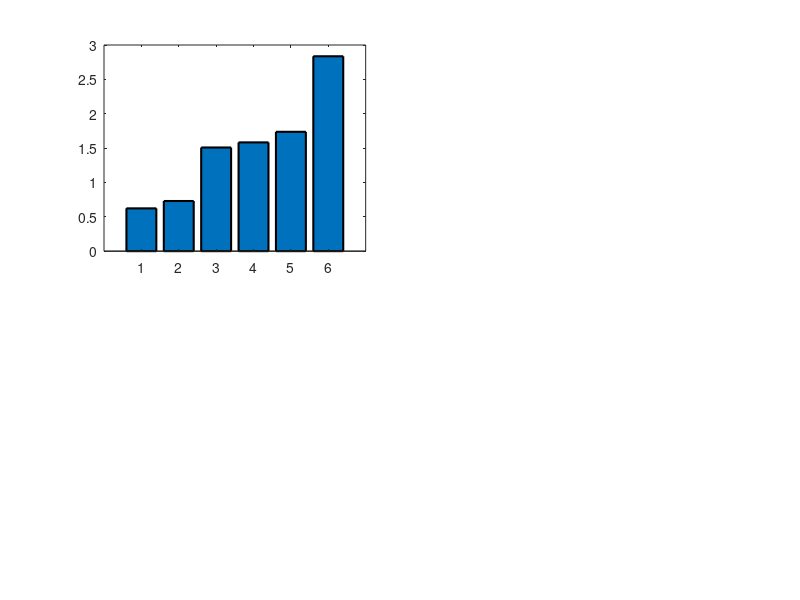

Write MATLAB code to recreate this figure. (Note: this script raises an error after producing the figure.)
%% Analysis code for: The status of vernier acuity following late sight 
%  onset (Vogelsang et al., under review) 

%% PART 1: SETUP
%% Folders and paths
clear all; close all; 
results_dir = 'figures';
mkdir(results_dir); 

%% Extract data
load("datafiles.mat");
n_prakash_timepoints = size(prakash_vernier_all, 2); % Longitudinal timepoints
n_prakash = size(prakash_vernier_all, 1); % Nr. of Prakash patients

% Prakash data: mean + standard error
prakash_resacuity_mean = mean(prakash_resacuity_all, 'omitnan');
prakash_vernier_mean = mean(prakash_vernier_all, 'omitnan');
prakash_resacuity_se = std(prakash_resacuity_all, 'omitnan')./sqrt(sum(~isnan(prakash_resacuity_all)));
prakash_vernier_se = std(prakash_vernier_all, 'omitnan')./sqrt(sum(~isnan(prakash_vernier_all)));

% Control data: mean + standard error
control_200_vernier_mean = mean(control_200_vernier, 'omitnan');
control_200_vernier_se = std(control_200_vernier, 'omitnan')./sqrt(sum(~isnan(control_200_vernier)));
control_500_vernier_mean = mean(control_500_vernier, 'omitnan');
control_500_vernier_se = std(control_500_vernier, 'omitnan')./sqrt(sum(~isnan(control_500_vernier)));

%% PART 2: MAKE FIGURES
% Constants for figures
figFontSize = 12;
plot_colors_vec = [70, 6, 23; 
                  157, 2, 8;
                  210, 10, 2;
                  226, 60, 4;
                  242, 130, 6;
                  255 186 8;
                  70, 150, 230]./255;
plot_gray_vec = [0.4, 0.4, 0.4];

%% Figure 1
fig = figure('Position', [20, 70, 800, 600]); 

% Panel C (Resolution Acuity) & Panel D (Vernier Acuity)
acuity_mean = {prakash_resacuity_mean, prakash_vernier_mean};
acuity_se = {prakash_resacuity_se, prakash_vernier_se};
acuity_names = {'Resolution', 'Vernier'};
acuity_units = {'(c/deg)', '(1/min)'};
for i = 1:2
    subplot(2, 2, i);
    b = bar(1:n_prakash_timepoints, acuity_mean{i}, 'Linewidth', 1.5);
    b.FaceColor = 'flat';
    b.CData = plot_colors_vec(1:n_prakash_timepoints, :);
    hold on; 
    errorbar(1:n_prakash_timepoints, acuity_mean{i}, acuity_se{i}, ...
            'x', 'Color', plot_gray_vec, 'Linewidth', 1.5);
    title(strcat(acuity_names{i}, ' acuity means'));
    ylabel(strcat(acuity_names{i}, " acuity ", acuity_units{i}));
    xlabel('Timepoint')
    ax = gca; 
    ax.FontSize = figFontSize;
end

% Panel E: Scatter plot
subplot(2, 2, 3); 
scatter(prakash_resacuity_mean, prakash_vernier_mean, 80, ...
    plot_colors_vec(1:n_prakash_timepoints, :), 'filled', 'Linewidth', 2);
xlabel('Resolution acuity (c/deg)');
ylabel('Vernier acuity (1/min)'); 
title(strcat("Longitudinal means"))
ax = gca; 
ax.FontSize = figFontSize; 
ax.XLim(1) = 0; 
ax.YLim(1) = 0;
grid on;
hold on;
plot([0, 15], [0, 0.5], '--', 'Color', plot_gray_vec, 'LineWidth', 2);
xlim([0 15])

% Panel F: Individual data at timepoint 6
subplot(2, 2, 4);
t = 6;
scatter(prakash_resacuity_all(:, t), prakash_vernier_all(:, t), 40, ...
    plot_colors_vec(t, :), 'Linewidth', 2);
title("Indiv. data at final timepoint");
xlabel('Resolution acuity (c/deg)');
ylabel('Vernier acuity (1/min)');
ax = gca;
ax.FontSize = figFontSize;
ax.XLim = [0, ceil(max(prakash_resacuity_all(:)))]; 
ax.YLim = [0, ceil(max(prakash_vernier_all(:)))];
grid on;
hold on;
plot([0, 30], [0, 1], '--', 'Color', plot_gray_vec, 'LineWidth', 2);
xlim([0 30]);

saveas(fig, fullfile(results_dir, 'figure1.png'));

%% Supplementary Figure 1
fig = figure('Position', [20, 70, 600, 700]);
colorResacuity = [0.35 0.35 0.35]; 
colorVernier = [63, 152, 43]./255;

% For each participant:
for i = 1:n_prakash
    subplot(5, 2, i);
    
    % First y-axis (left side)
    yyaxis left;
    plot(1:n_prakash_timepoints, prakash_resacuity_all(i, :), 'o-', 'Color', ...
        colorResacuity, 'LineWidth', 2, 'MarkerFaceColor', colorResacuity);
    ylabel('Resolution');
    ylim([0 5]);
    yticks([0 5]);
    set(gca, 'ycolor', colorResacuity); 
    
    % Second y-axis (right side)
    yyaxis right;
    plot(1:n_prakash_timepoints, prakash_vernier_all(i, :), 'd-', 'Color', ...
        colorVernier, 'LineWidth', 2, 'MarkerFaceColor', colorVernier);
    ylabel('Vernier');
    ylim([0 1]);
    set(gca, 'ycolor', colorVernier); 
    yticks([0 1]);

    % Handling NaNs: plotting dashed lines between points adjacent to NaNs
    hold on;
    for k = 1:n_prakash_timepoints-1
        if isnan(prakash_resacuity_all(i, k)) && ~isnan(prakash_resacuity_all(i, k+1))
            start_idx = k;
            while isnan(prakash_resacuity_all(i, start_idx)) && start_idx > 1
                start_idx = start_idx - 1;
            end
            if start_idx < k 
                yyaxis left;
                plot([start_idx k+1], prakash_resacuity_all(i, [start_idx k+1]), ...
                    '--', 'Color', colorResacuity, 'LineWidth', 2);
            end
        end
        if isnan(prakash_vernier_all(i, k)) && ~isnan(prakash_vernier_all(i, k+1))
            start_idx = k;
            while isnan(prakash_vernier_all(i, start_idx)) && start_idx > 1
                start_idx = start_idx - 1;
            end
            if start_idx < k 
                yyaxis right;
                plot([start_idx k+1], prakash_vernier_all(i, [start_idx k+1]), ...
                    '--', 'Color', colorVernier, 'LineWidth', 2);
            end
        end
    end
    xlim([1 n_prakash_timepoints]);
    xticks(1:n_prakash_timepoints);
    if i == 9 || i == 10
        xlabel('Timepoints');
    else
        xlabel('');
    end
title(strcat("Participant ",num2str(i)))
ax = gca; ax.FontSize = 11;
end

saveas(fig, fullfile(results_dir, 'supplementary_fig1.png'));

%% Supplementary Figure 2
fig = figure('Position', [20, 70, 1250, 700]); 
for t = 1:n_prakash_timepoints
    corrval = corrcoef(prakash_vernier_all(:, t), ...
        prakash_resacuity_all(:, t), 'rows', 'complete');
    subplot(2, 3, t);
    scatter(prakash_resacuity_all(:, t), prakash_vernier_all(:, t), ...
        40, plot_colors_vec(t, :), 'Linewidth', 2);
    hold on;
    title(strcat("Timepoint ", num2str(t), " (r = ", num2str(corrval(2)),")"))
    xlabel('Resolution acuity (c/deg)');
    ylabel('Vernier acuity (1/min)');
    ax = gca;
    ax.FontSize = figFontSize+1;
    ax.XLim = [0, ceil(max(max(prakash_resacuity_all)))]; 
    ax.YLim = [0, ceil(max(max(prakash_vernier_all)))];
    grid on;
    plot([ax.XLim(1), ax.XLim(2)], [ax.XLim(1) ./ 30, ax.XLim(2) ./ 30], ...
        '--', 'Color', plot_gray_vec, 'LineWidth', 2);
end
saveas(fig, fullfile(results_dir, 'supplementary_fig2.png'));

%% Figure 2
fig = figure('Position', [20, 70, 900, 600]); 

% Panel A: Plot 20/500 comparison
subplot(2, 3, 1);
t = 3;
b = bar(1:2, [prakash_vernier_mean(t), control_500_vernier_mean], 'Linewidth', 1.5);
hold on; 
b.FaceColor = 'flat';
b.CData(1,:) = plot_colors_vec(t, :); 

errorbar(1:2, [prakash_vernier_mean(t), control_500_vernier_mean], ...
    [prakash_vernier_se(t), control_500_vernier_se], 'x', 'Color', plot_gray_vec, 'Linewidth', 1.5)
title('1.2 c/deg comparison');
ylabel('Vernier acuity (1/min)'); 
ax = gca;
ax.FontSize = figFontSize;
ax.YLim = [0, 1];
ax.XTickLabel={'Prakash','Control'};

% Panel C: Plot 20/200 comparison
subplot(2, 3, 4);
t = 6;
b = bar(1:2, [prakash_vernier_mean(t), control_200_vernier_mean], 'Linewidth', 1.5);
hold on; 
b.FaceColor = 'flat';
b.CData(1, :) = plot_colors_vec(t, :);
b.CData(2, :) = plot_colors_vec(t + 1, :); 

errorbar(1:2, [prakash_vernier_mean(t), control_200_vernier_mean], ...
    [prakash_vernier_se(t), control_200_vernier_se], 'x', 'Color', plot_gray_vec, 'Linewidth', 1.5)
title('3 c/deg comparison');
ylabel('Vernier acuity (1/min)'); 
ax = gca;
ax.FontSize = figFontSize;
ax.YLim = [0, 1];
ax.XTickLabel = {'Prakash','Control'};

% Panel B: Individual data (20/500 controls + Prakash at timepoint 3)
subplot(2, 3, 2:3);
t = 3;
non_nan_controldata = control_500_vernier(~isnan(control_500_vernier));
control_length = length(non_nan_controldata);
prakash_non_nan_idx = ~isnan(prakash_vernier_all(:, t));
prakash_length = sum(prakash_non_nan_idx);
b = bar([prakash_vernier_all(prakash_non_nan_idx, t); 0; non_nan_controldata']);
b.FaceColor = 'flat'; 
b.CData(1:prakash_length, :) = repmat(plot_colors_vec(t, :), prakash_length, 1); 
ax = gca; 
ax.FontSize = figFontSize; 
ax.YLim = [0, 1];
ylabel('Vernier acuity (1/min)'); 
title('Individual participants');

% Panel B: Individual data (20/200 controls + Prakash at timepoint 6)
subplot(2, 3, 5:6);
t = 6;
non_nan_controldata = control_200_vernier(~isnan(control_200_vernier));
control_length = length(non_nan_controldata);
prakash_non_nan_idx = ~isnan(prakash_vernier_all(:, t));
prakash_length = sum(prakash_non_nan_idx);
b = bar([prakash_vernier_all(prakash_non_nan_idx, t); 0; non_nan_controldata']);
b.FaceColor = 'flat'; 
b.CData(1:prakash_length, :) = repmat(plot_colors_vec(t, :), prakash_length, 1); 
b.CData(prakash_length + 2:end, :) = repmat(plot_colors_vec(t + 1, :), control_length, 1);
ax = gca; 
ax.FontSize = figFontSize;
ax.YLim = [0, 1];
ylabel('Vernier acuity (1/min)'); 
title('Individual participants');

saveas(fig, fullfile(results_dir, 'figure2.png'));

%% Supplementary Figure 3
fig = figure('Position', [20, 70, 900, 300]); 

% Panel A: Plot 20/500 comparison (but with Prakash timepoint 2, not 3)
subplot(1, 3, 1);
t = 2;
b = bar(1:2, [prakash_vernier_mean(t), control_500_vernier_mean], 'Linewidth', 1.5);
hold on; 
b.FaceColor = 'flat';
b.CData(1,:) = plot_colors_vec(t, :); 

errorbar(1:2, [prakash_vernier_mean(t), control_500_vernier_mean], ...
    [prakash_vernier_se(t), control_500_vernier_se], 'x', 'Color', plot_gray_vec, 'Linewidth', 1.5)
title('1.2 c/deg comparison');
ylabel('Vernier acuity (1/min)'); 
ax = gca;
ax.FontSize = figFontSize;
ax.YLim = [0, 1];
ax.XTickLabel={'Prakash','Control'};

% Panel B: Individual data (20/500 controls + Prakash at timepoint 2)
subplot(1, 3, 2:3);
t = 2;
non_nan_controldata = control_500_vernier(~isnan(control_500_vernier));
control_length = length(non_nan_controldata);
prakash_non_nan_idx = ~isnan(prakash_vernier_all(:, t));
prakash_length = sum(prakash_non_nan_idx);
b = bar([prakash_vernier_all(prakash_non_nan_idx, t); 0; non_nan_controldata']);
b.FaceColor = 'flat'; 
b.CData(1:prakash_length, :) = repmat(plot_colors_vec(t, :), prakash_length, 1); 
ax = gca; 
ax.FontSize = figFontSize; 
ax.YLim = [0, 1];
ylabel('Vernier acuity (1/min)'); 
title('Individual participants');

saveas(fig, fullfile(results_dir, 'supplementary_fig3.png'));

%% Figures 3A&B
% Coordinates for axes
x_axis = [8 10 12 14 16 18 20 22];
y_axis_left = [1.25 2.5 5 10 20 40];
y_axis_right = [12 6 3 1.5 0.75];

% Figure 3A: Extracted data from Shimojo & Held:
left_x = [9.4555   11.4853   13.5397   15.5333   17.6876   19.6402];
left_y = [ 46.1868   28.4896   16.9638   10.3286    5.3799    6.1500];
right_x = [9.5006   11.4931   13.5213   15.4595   17.6036   19.6269];
right_y = [2.0501    1.9825    2.5257    2.3707    2.7363    3.2117];

% Figure 3A: Left y-axis
fig = figure('Position',[100 100 450 400]);
scatter(log(left_x), log(left_y), 120, 'd', 'MarkerEdgeColor', ...
    [0, 0, 0]./255, 'MarkerFaceColor', [63, 152, 43]./255);
hold on;
set(gca, 'YDir', 'reverse'); % Invert axis
scatter(log(right_x), log(30./right_y), 120, 'MarkerEdgeColor', ...
    [0, 0, 0]./255, 'MarkerFaceColor', [80, 53, 162]./255);
x = 8:2:22;
xticks(log(x));
xticklabels(arrayfun(@num2str, x, 'UniformOutput', false));
xlim([log(8), log(22)]);
y = y_axis_left;
yticks(log(y));
yticklabels(arrayfun(@num2str, y, 'UniformOutput', false));
ylim([log(1.25), log(70)])

% Figure 3A: right y-axis
yyaxis right
set(gca, 'YDir', 'reverse'); % invert
ax = gca;
ax.YColor = 'k';
y = y_axis_left;
yticks(log(y));
yticklabels(arrayfun(@num2str, 30./y, 'UniformOutput', false));
ylim([log(1.25), log(70)])
legend({'Vernier acuity','Resolution acuity'}, 'FontSize',12,'Location','southeast');

% Figure 3B: extract data from Prakash data
x = [1 4 53 113 330 1530];
left_y = 1./prakash_vernier_mean;
right_y = prakash_resacuity_mean;

% Figure 3B: left y-axis
yyaxis left
fig2 = figure('Position',[100 100 450 400]);
scatter(log(x), log(left_y), 120, 'd', 'MarkerEdgeColor', ...
    [0, 0, 0]./255, 'MarkerFaceColor', [63, 152, 43]./255);
set(gca, 'YDir', 'reverse'); % Invert y-axis
hold on;
scatter(log(x), log(30./right_y), 120, 'MarkerEdgeColor', ...
    [0, 0, 0]./255, 'MarkerFaceColor', [80, 53, 162]./255);
xticks(log(x))
xticklabels(arrayfun(@num2str, x, 'UniformOutput', false));
y = y_axis_left;
yticks(log(y));
yticklabels(arrayfun(@num2str, y, 'UniformOutput', false));
ylim([log(1.25), log(70)])

% Figure 3B: Create secondary y-axis
yyaxis right
set(gca, 'YDir', 'reverse'); % Invert y-axis
ax = gca;
ax.YColor = 'k';
y = y_axis_left;
yticks(log(y));
yticklabels(arrayfun(@num2str, 30./y, 'UniformOutput', false));
ylim([log(1.25), log(70)])
legend({'Vernier acuity','Resolution acuity'}, 'FontSize',12,'Location','southeast');
yyaxis left

% Save both figures
saveas(fig, fullfile(results_dir, 'figure3a.png'));
saveas(fig2, fullfile(results_dir, 'figure3b.png'));

%% PART 3: STATISTICS
% Stats for group comparison (Figure 2): 
disp('Stats for group comparisons (Figure 2):');
[a, b, c, d] = ttest2(prakash_vernier_all(:, 2), control_500_vernier',"Tail","left"); 
disp(strcat('Prakash timepoint 2 vs. Control 20/500: t(', ...
    num2str(d.df),') = ', num2str(d.tstat), ', p = ', num2str(b)));
[a, b, c, d] = ttest2(prakash_vernier_all(:, 3), control_500_vernier',"Tail","left"); 
disp(strcat('Prakash timepoint 3 vs. Control 20/500: t(', ...
    num2str(d.df),') = ', num2str(d.tstat), ', p = ', num2str(b)));
[a, b, c, d] = ttest2(prakash_vernier_all(:, 6), control_200_vernier',"Tail","left"); 
disp(strcat('Prakash timepoint 6 vs. Control 20/200: t(', ...
    num2str(d.df),') = ', num2str(d.tstat), ', p = ', num2str(b)));
disp(' ');

% Stats for the line comparisons (Figure 1E): 
disp('Stats for line comparisons (Figure 1E):');
for timept = 1:n_prakash_timepoints
    [a,b,c,d] = ttest(prakash_vernier_all(:,timept), prakash_resacuity_mean(timept)./30, "Tail", "right");
    disp(strcat('Vernier acuity > equivalence line, for timepoint ', ...
        num2str(timept), ': t(', num2str(d.df),') = ', ...
        num2str(d.tstat), ', p = ', num2str(b), ', p(corr) = ', num2str(b*6) ));
end
disp(' ');

% Stats for correlation (Figure 1E): 
disp('Stats for correlation (Figure 1E):');
res_ver_correlation = corrcoef(prakash_resacuity_mean, prakash_vernier_mean);
disp(strcat('Correlation between the two acuity means over time: ', ...
    num2str(res_ver_correlation(2))));